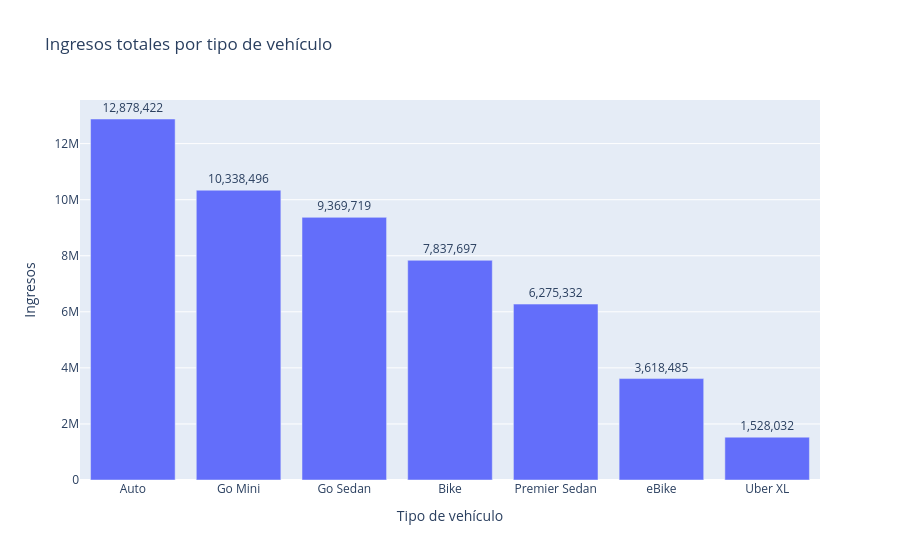

The notebook cell this image was saved under:
### Code cell
fig_vehiculos = px.bar(
    vehiculos_rentabilidad,
    x="vehicle_type",
    y="total_revenue",
    text="total_revenue",
    title="Ingresos totales por tipo de vehículo"
)

fig_vehiculos.update_traces(texttemplate="%{text:,.0f}", textposition="outside")
fig_vehiculos.update_layout(
    xaxis_title="Tipo de vehículo",
    yaxis_title="Ingresos"
)

fig_vehiculos.show()

### Figure 1 — Plotly figure (JSON) as saved in the notebook; plotly's stock layout.template omitted (floating-point values rounded to 4 significant figures)
{"data": [{"alignmentgroup": "True", "hovertemplate": "vehicle_type=%{x}<br>total_revenue=%{text}<extra></extra>", "legendgroup": "", "marker": {"color": "#636efa", "pattern": {"shape": ""}}, "name": "", "offsetgroup": "", "orientation": "v", "showlegend": false, "text": [12878422, 10338496, 9369719, 7837697, 6275332, 3618485, 1528032], "textposition": "outside", "texttemplate": "%{text:,.0f}", "type": "bar", "x": ["Auto", "Go Mini", "Go Sedan", "Bike", "Premier Sedan", "eBike", "Uber XL"], "xaxis": "x", "y": [12878422, 10338496, 9369719, 7837697, 6275332, 3618485, 1528032], "yaxis": "y"}], "layout": {"barmode": "relative", "legend": {"tracegroupgap": 0}, "title": {"text": "Ingresos totales por tipo de vehículo"}, "xaxis": {"anchor": "y", "domain": [0, 1], "title": {"text": "Tipo de vehículo"}}, "yaxis": {"anchor": "x", "domain": [0, 1], "title": {"text": "Ingresos"}}}}
